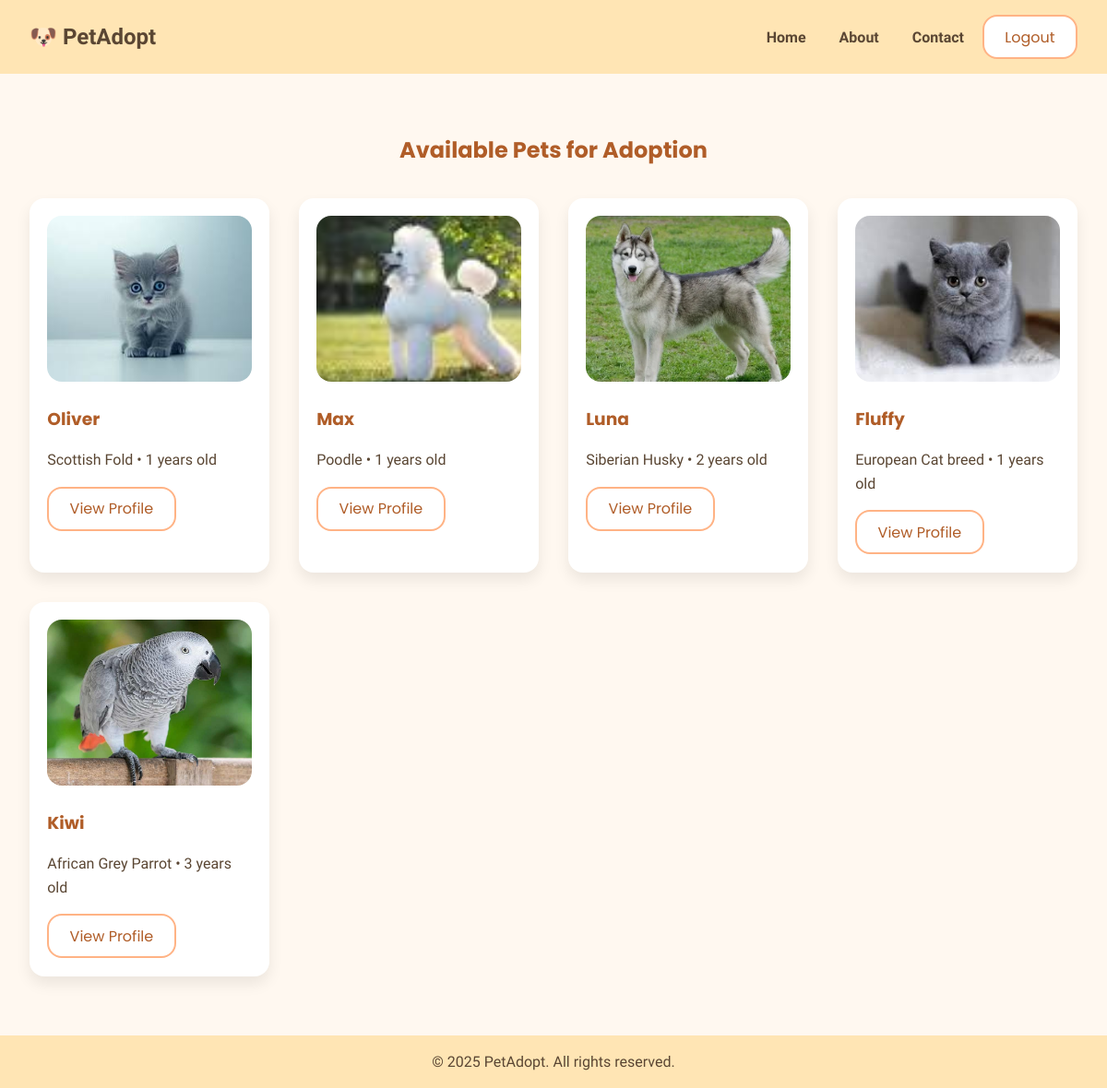
The page / (signed in) on the database its author committed.
### main/models.py (models this page shows, shortened)
class Pet(models.Model):
    name = models.CharField(max_length=100)
    breed = models.CharField(max_length=100)
    age = models.IntegerField()
    image = models.ImageField(upload_to='pets/')
    description = models.TextField()
    adopted = models.BooleanField(default=False)

### main/views.py (the view)
# urls.py: path('', views.home, name='home'),
def home(request):
    pets = Pet.objects.filter(adopted=False)
    return render(request, 'main/home.html', {'pets': pets})

### main/templates/main/home.html (shortened to what this page needs)
{% extends 'main/base.html' %}
{% load static %}
{% block content %}
<div class="fade-in" style="padding: 2rem; max-width: 1200px; margin: auto;">
  {% if user.is_authenticated %}
  <section style="margin-top: 2rem;">
    <h2 style="text-align: center; margin-bottom: 2rem;">Available Pets for Adoption</h2>
    <div style="display: grid; grid-template-columns: repeat(auto-fit, minmax(250px, 1fr)); gap: 2rem;">
      {% for pet in pets %}
      <div class="card">
        <img src="{{ pet.image.url }}" alt="{{ pet.name }}">
        <h3>{{ pet.name }}</h3>
        <p>{{ pet.breed }} • {{ pet.age }} years old</p>
        <a href="{% url 'pet_detail' pet.id %}">
          <button class="btn-secondary">View Profile</button>
        </a>
      </div>
      {% empty %}
        <p style="text-align: center;">No pets available at the moment. Please check back later!</p>
      {% endfor %}
    </div>
  </section>
  {% endif %}
</div>
{% endblock %}

### main/templates/main/base.html (shortened to what this page needs)
{% load static %}
<!DOCTYPE html>
<html lang="en">
<head>
  <link rel="stylesheet" href="{% static 'css/global.css' %}">
</head>
<body>
  <header style="background-color: var(--primary-color); padding: 1rem 2rem; display: flex; justify-content: space-between; align-items: center;">
    <a href="{% url 'home' %}" style="font-size: 1.5rem; font-weight: 600; color: var(--text-color);">🐶 PetAdopt</a>
    <nav>
      <a href="{% url 'home' %}" class="nav-link">Home</a>
      <a href="{% url 'about_us' %}" class="nav-link">About</a>
      <a href="{% url 'contact_us' %}" class="nav-link">Contact</a>
      {% if user.is_authenticated %}
        <form method="post" action="{% url 'account_logout' %}" style="display:inline;">
          <button type="submit" class="btn-secondary">Logout</button>
        </form>
      {% else %}
        <a href="{% url 'account_login' %}" class="btn-primary">Login</a>
        <a href="{% url 'account_signup' %}" class="btn-primary">Sign Up</a>
      {% endif %}
    </nav>
  </header>
  <main>
    {% block content %}{% endblock %}
  </main>
  <footer style="background-color: var(--primary-color); color: var(--text-color); text-align: center; padding: 1rem; margin-top: 2rem;">
    <p style="margin: 0;">&copy; {{ year|default:2025 }} PetAdopt. All rights reserved.</p>
  </footer>
</body>
</html>

### main/static/css/global.css (style rules this page uses)
:root { --primary-color: #FFE5B4; --secondary-color: #FFF8F0; --accent-color: #FFB385; --text-color: #5A4633; --highlight-color: #B05D28; --button-hover: #ff985c; --card-bg: #fff; --border-radius: 1rem; --transition-speed: 0.3s; }
body { margin: 0; font-family: 'Nunito', sans-serif; background-color: var(--secondary-color); color: var(--text-color); line-height: 1.6; font-size: 16px; }
h1, h2, h3, h4 { font-family: 'Poppins', sans-serif; color: var(--highlight-color); margin-bottom: 0.5rem; }
a { color: var(--highlight-color); text-decoration: none; transition: color var(--transition-speed); }
.nav-link { margin: 0 1rem; color: var(--text-color); font-weight: 600; }
button, .btn-primary, .btn-secondary { font-family: 'Poppins', sans-serif; padding: 0.6rem 1.4rem; border: none; border-radius: var(--border-radius); cursor: pointer; transition: background-color var(--transition-speed), transform var(--transition-speed); font-size: 1rem; }
.btn-secondary { background-color: white; border: 2px solid var(--accent-color); color: var(--highlight-color); }
.card { background-color: var(--card-bg); border-radius: var(--border-radius); box-shadow: 0 8px 16px rgba(0,0,0,0.08); padding: 1.2rem; transition: transform var(--transition-speed), box-shadow var(--transition-speed); }
.card img { width: 100%; height: 180px; object-fit: cover; border-radius: var(--border-radius); }
.fade-in { animation: fadeIn ease 1s; }

### rows shown on the page
Pet: image (picture), name "Oliver", breed "Scottish Fold", age "1"
Pet: image (picture), name "Max", breed "Poodle", age "1"
Pet: image (picture), name "Luna", breed "Siberian Husky", age "2"
Pet: image (picture), name "Fluffy", breed "European Cat breed", age "1"
Pet: image (picture), name "Kiwi", breed "African Grey Parrot", age "3"

### other values the page prints
{{ year|default:2025 }} "2025"
